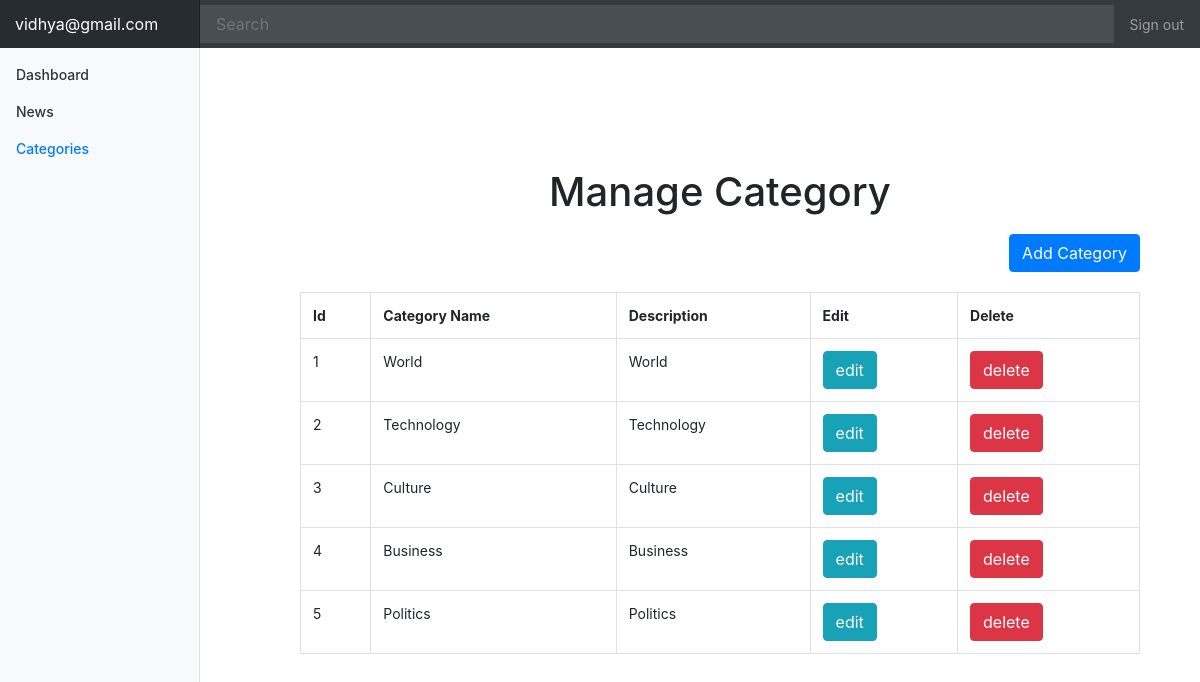
Page /category.php (signed in) on the committed database.
### tables this page shows
CREATE TABLE `category` (
  `id` int(10) UNSIGNED NOT NULL,
  `category_name` varchar(255) NOT NULL,
  `des` text NOT NULL
);

### category.php (the view, shortened to what this page needs)
  <?php
 include('include/header.php');
  ?>
  <div style=" width: 70%; margin-left: 25%; margin-top: 10%; ">
  <div class="text-center">
    <h1>Manage Category</h1>
</div>
</div>
  <div style=" width: 70%; margin-left: 25%; margin-top: 10px; ">
  	    <div class="text-right" style= "margin-bottom:20px;">
  	    <a   class="btn btn-primary" href="addcaegory.php">Add Category</a>
   </div>
    <table class="table table-bordered">
       <tr>
         <th>Id</th>
         <th>Category Name</th>
         <th>Description</th>
         <th>Edit</th>
         <th>Delete</th>
       </tr>
        <?php
        include('db/connection.php');
        $query=mysqli_query($conn,"select * from category");
        while($row=mysqli_fetch_array($query)){
        ?>
        <tr>
          <td><?php echo $row['id'];?></td>
           <td><?php echo $row['category_name'];?></td>
            <td><?php echo substr($row['des'],0,200 );?></td>
            <td> <a href="edit.php?edit=<?php echo $row['id']; ?>" class="btn btn-info" >edit</a></td>
            <td> <a href="delete.php?del=<?php echo $row['id']; ?>" class="btn btn-danger" >delete</a></td>
        </tr>
       <?php } ?>
    </table>
  </div>

### style/dashboard.css (style rules this page uses)
body { font-size: .875rem; }

### rows in the picture
category: id "1", category_name "World", des "World"
category: id "2", category_name "Technology", des "Technology"
category: id "3", category_name "Culture", des "Culture"
category: id "4", category_name "Business", des "Business"
category: id "5", category_name "Politics", des "Politics"

### other values in the picture
$_SESSION['email'] "vidhya@gmail.com"
